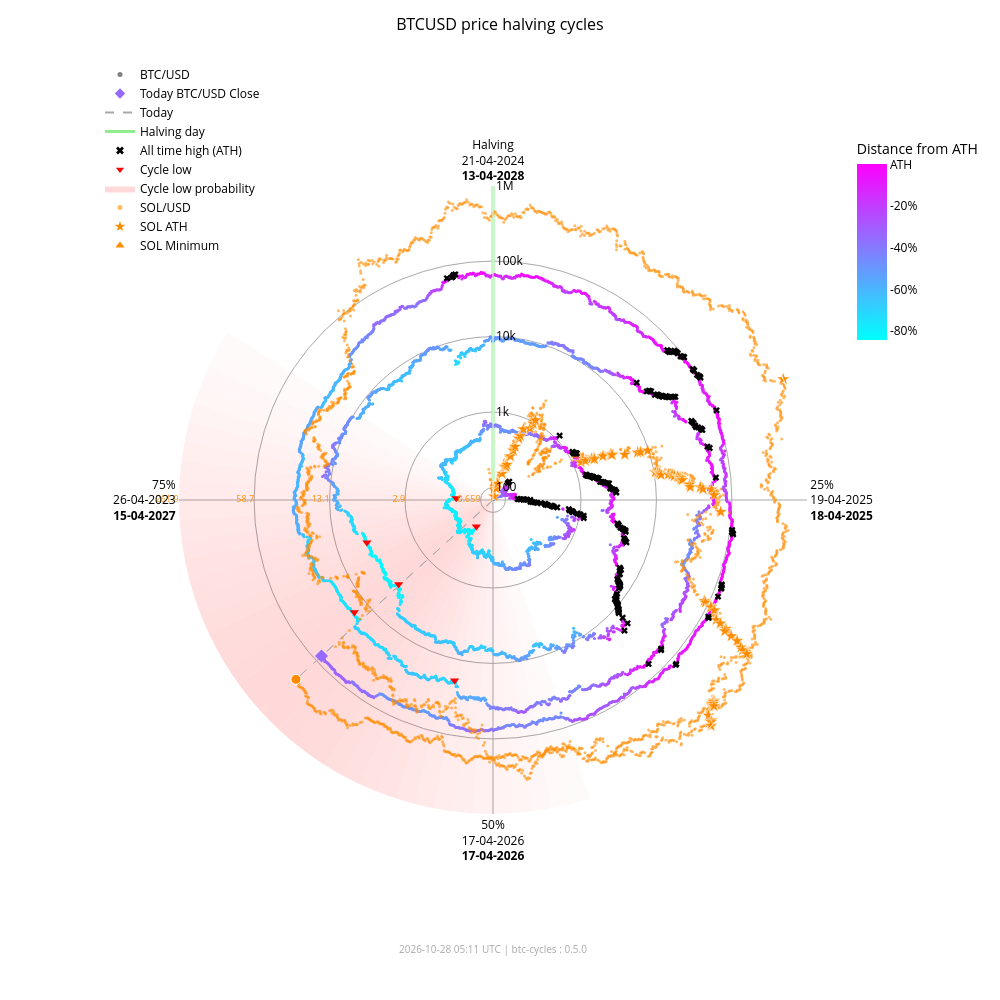

Notebook code cell kept with this figure:
### Markdown cell above
### Interactive chart with overlay

### Code cell
fig_overlay_interactive = btc.plot(
    kind="interactive",
    from_date="2012-11-28",
    overlay=sol,
)
fig_overlay_interactive.show(config={"scrollZoom": True, "displayModeBar": True})

### Figure 1 — Plotly figure (JSON) as saved in the notebook; plotly's stock layout.template omitted (floating-point values rounded to 4 significant figures; data arrays with more than 128 entries replaced by an {"elided": "..."} marker saying what was removed)
{"data": [{"fill": "toself", "fillcolor": "rgba(255,0,0,0.018306980149439524)", "hoverinfo": "skip", "line": {"width": 0}, "mode": "lines", "r": [68.43, 1000000, 1000000, 68.43, 68.43], "showlegend": false, "theta": [162.0, 162.0, 165.6, 165.6, 162.0], "type": "scatterpolar"}, {"fill": "toself", "fillcolor": "rgba(255,0,0,0.02405911634527998)", "hoverinfo": "skip", "line": {"width": 0}, "mode": "lines", "r": [68.43, 1000000, 1000000, 68.43, 68.43], "showlegend": false, "theta": [165.6, 165.6, 169.2, 169.2, 165.6], "type": "scatterpolar"}, {"fill": "toself", "fillcolor": "rgba(255,0,0,0.030803449372254352)", "hoverinfo": "skip", "line": {"width": 0}, "mode": "lines", "r": [68.43, 1000000, 1000000, 68.43, 68.43], "showlegend": false, "theta": [169.2, 169.2, 172.8, 172.8, 169.2], "type": "scatterpolar"}, {"fill": "toself", "fillcolor": "rgba(255,0,0,0.03847233586005252)", "hoverinfo": "skip", "line": {"width": 0}, "mode": "lines", "r": [68.43, 1000000, 1000000, 68.43, 68.43], "showlegend": false, "theta": [172.8, 172.8, 176.4, 176.4, 172.8], "type": "scatterpolar"}, {"fill": "toself", "fillcolor": "rgba(255,0,0,0.04694405159551339)", "hoverinfo": "skip", "line": {"width": 0}, "mode": "lines", "r": [68.43, 1000000, 1000000, 68.43, 68.43], "showlegend": false, "theta": [176.4, 176.4, 180.0, 180.0, 176.4], "type": "scatterpolar"}, {"fill": "toself", "fillcolor": "rgba(255,0,0,0.05605603979818329)", "hoverinfo": "skip", "line": {"width": 0}, "mode": "lines", "r": [68.43, 1000000, 1000000, 68.43, 68.43], "showlegend": false, "theta": [180.0, 180.0, 183.6, 183.6, 180.0], "type": "scatterpolar"}, {"fill": "toself", "fillcolor": "rgba(255,0,0,0.06562330627802694)", "hoverinfo": "skip", "line": {"width": 0}, "mode": "lines", "r": [68.43, 1000000, 1000000, 68.43, 68.43], "showlegend": false, "theta": [183.6, 183.6, 187.2, 187.2, 183.6], "type": "scatterpolar"}, {"fill": "toself", "fillcolor": "rgba(255,0,0,0.07545707932574237)", "hoverinfo": "skip", "line": {"width": 0}, "mode": "lines", "r": [68.43, 1000000, 1000000, 68.43, 68.43], "showlegend": false, "theta": [187.2, 187.2, 190.8, 190.8, 187.2], "type": "scatterpolar"}, {"fill": "toself", "fillcolor": "rgba(255,0,0,0.08537841060169407)", "hoverinfo": "skip", "line": {"width": 0}, "mode": "lines", "r": [68.43, 1000000, 1000000, 68.43, 68.43], "showlegend": false, "theta": [190.8, 190.8, 194.4, 194.4, 190.8], "type": "scatterpolar"}, {"fill": "toself", "fillcolor": "rgba(255,0,0,0.09522272137134848)", "hoverinfo": "skip", "line": {"width": 0}, "mode": "lines", "r": [68.43, 1000000, 1000000, 68.43, 68.43], "showlegend": false, "theta": [194.4, 194.4, 198.0, 198.0, 194.4], "type": "scatterpolar"}, {"fill": "toself", "fillcolor": "rgba(255,0,0,0.10483418800389058)", "hoverinfo": "skip", "line": {"width": 0}, "mode": "lines", "r": [68.43, 1000000, 1000000, 68.43, 68.43], "showlegend": false, "theta": [198.0, 198.0, 201.6, 201.6, 198.0], "type": "scatterpolar"}, {"fill": "toself", "fillcolor": "rgba(255,0,0,0.11405248627197925)", "hoverinfo": "skip", "line": {"width": 0}, "mode": "lines", "r": [68.43, 1000000, 1000000, 68.43, 68.43], "showlegend": false, "theta": [201.6, 201.6, 205.2, 205.2, 201.6], "type": "scatterpolar"}, {"fill": "toself", "fillcolor": "rgba(255,0,0,0.12269756305009562)", "hoverinfo": "skip", "line": {"width": 0}, "mode": "lines", "r": [68.43, 1000000, 1000000, 68.43, 68.43], "showlegend": false, "theta": [205.2, 205.2, 208.8, 208.8, 205.2], "type": "scatterpolar"}, {"fill": "toself", "fillcolor": "rgba(255,0,0,0.13055959037792858)", "hoverinfo": "skip", "line": {"width": 0}, "mode": "lines", "r": [68.43, 1000000, 1000000, 68.43, 68.43], "showlegend": false, "theta": [208.8, 208.8, 212.4, 212.4, 208.8], "type": "scatterpolar"}, {"fill": "toself", "fillcolor": "rgba(255,0,0,0.13740037014073872)", "hoverinfo": "skip", "line": {"width": 0}, "mode": "lines", "r": [68.43, 1000000, 1000000, 68.43, 68.43], "showlegend": false, "theta": [212.4, 212.4, 216.0, 216.0, 212.4], "type": "scatterpolar"}, {"fill": "toself", "fillcolor": "rgba(255,0,0,0.14296927208088228)", "hoverinfo": "skip", "line": {"width": 0}, "mode": "lines", "r": [68.43, 1000000, 1000000, 68.43, 68.43], "showlegend": false, "theta": [216.0, 216.0, 219.6, 219.6, 216.0], "type": "scatterpolar"}, {"fill": "toself", "fillcolor": "rgba(255,0,0,0.14703219887325494)", "hoverinfo": "skip", "line": {"width": 0}, "mode": "lines", "r": [68.43, 1000000, 1000000, 68.43, 68.43], "showlegend": false, "theta": [219.6, 219.6, 223.2, 223.2, 219.6], "type": "scatterpolar"}, {"fill": "toself", "fillcolor": "rgba(255,0,0,0.14940752827264187)", "hoverinfo": "skip", "line": {"width": 0}, "mode": "lines", "r": [68.43, 1000000, 1000000, 68.43, 68.43], "showlegend": false, "theta": [223.2, 223.2, 226.8, 226.8, 223.2], "type": "scatterpolar"}, {"fill": "toself", "fillcolor": "rgba(255,0,0,0.15)", "hoverinfo": "skip", "line": {"width": 0}, "mode": "lines", "r": [68.43, 1000000, 1000000, 68.43, 68.43], "showlegend": false, "theta": [226.8, 226.8, 230.4, 230.4, 226.8], "type": "scatterpolar"}, {"fill": "toself", "fillcolor": "rgba(255,0,0,0.14882314851976614)", "hoverinfo": "skip", "line": {"width": 0}, "mode": "lines", "r": [68.43, 1000000, 1000000, 68.43, 68.43], "showlegend": false, "theta": [230.4, 230.4, 234.0, 234.0, 230.4], "type": "scatterpolar"}, {"fill": "toself", "fillcolor": "rgba(255,0,0,0.14600334989350275)", "hoverinfo": "skip", "line": {"width": 0}, "mode": "lines", "r": [68.43, 1000000, 1000000, 68.43, 68.43], "showlegend": false, "theta": [234.0, 234.0, 237.6, 237.6, 234.0], "type": "scatterpolar"}, {"fill": "toself", "fillcolor": "rgba(255,0,0,0.14176315293000513)", "hoverinfo": "skip", "line": {"width": 0}, "mode": "lines", "r": [68.43, 1000000, 1000000, 68.43, 68.43], "showlegend": false, "theta": [237.6, 237.6, 241.2, 241.2, 237.6], "type": "scatterpolar"}, {"fill": "toself", "fillcolor": "rgba(255,0,0,0.1363869302869166)", "hoverinfo": "skip", "line": {"width": 0}, "mode": "lines", "r": [68.43, 1000000, 1000000, 68.43, 68.43], "showlegend": false, "theta": [241.2, 241.2, 244.8, 244.8, 241.2], "type": "scatterpolar"}, {"fill": "toself", "fillcolor": "rgba(255,0,0,0.13017643696734477)", "hoverinfo": "skip", "line": {"width": 0}, "mode": "lines", "r": [68.43, 1000000, 1000000, 68.43, 68.43], "showlegend": false, "theta": [244.8, 244.8, 248.4, 248.4, 244.8], "type": "scatterpolar"}, {"fill": "toself", "fillcolor": "rgba(255,0,0,0.1234063302665758)", "hoverinfo": "skip", "line": {"width": 0}, "mode": "lines", "r": [68.43, 1000000, 1000000, 68.43, 68.43], "showlegend": false, "theta": [248.4, 248.4, 252.0, 252.0, 248.4], "type": "scatterpolar"}, {"fill": "toself", "fillcolor": "rgba(255,0,0,0.11628949020714345)", "hoverinfo": "skip", "line": {"width": 0}, "mode": "lines", "r": [68.43, 1000000, 1000000, 68.43, 68.43], "showlegend": false, "theta": [252.0, 252.0, 255.6, 255.6, 252.0], "type": "scatterpolar"}, {"fill": "toself", "fillcolor": "rgba(255,0,0,0.108959277972535)", "hoverinfo": "skip", "line": {"width": 0}, "mode": "lines", "r": [68.43, 1000000, 1000000, 68.43, 68.43], "showlegend": false, "theta": [255.6, 255.6, 259.2, 259.2, 255.6], "type": "scatterpolar"}, {"fill": "toself", "fillcolor": "rgba(255,0,0,0.1014715299920515)", "hoverinfo": "skip", "line": {"width": 0}, "mode": "lines", "r": [68.43, 1000000, 1000000, 68.43, 68.43], "showlegend": false, "theta": [259.2, 259.2, 262.8, 262.8, 259.2], "type": "scatterpolar"}, {"fill": "toself", "fillcolor": "rgba(255,0,0,0.09382430417652897)", "hoverinfo": "skip", "line": {"width": 0}, "mode": "lines", "r": [68.43, 1000000, 1000000, 68.43, 68.43], "showlegend": false, "theta": [262.8, 262.8, 266.4, 266.4, 262.8], "type": "scatterpolar"}, {"fill": "toself", "fillcolor": "rgba(255,0,0,0.08598937207621672)", "hoverinfo": "skip", "line": {"width": 0}, "mode": "lines", "r": [68.43, 1000000, 1000000, 68.43, 68.43], "showlegend": false, "theta": [266.4, 266.4, 270.0, 270.0, 266.4], "type": "scatterpolar"}, {"fill": "toself", "fillcolor": "rgba(255,0,0,0.07794710108398434)", "hoverinfo": "skip", "line": {"width": 0}, "mode": "lines", "r": [68.43, 1000000, 1000000, 68.43, 68.43], "showlegend": false, "theta": [270.0, 270.0, 273.6, 273.6, 270.0], "type": "scatterpolar"}, {"fill": "toself", "fillcolor": "rgba(255,0,0,0.06971614429145927)", "hoverinfo": "skip", "line": {"width": 0}, "mode": "lines", "r": [68.43, 1000000, 1000000, 68.43, 68.43], "showlegend": false, "theta": [273.6, 273.6, 277.2, 277.2, 273.6], "type": "scatterpolar"}, {"fill": "toself", "fillcolor": "rgba(255,0,0,0.061371174705723626)", "hoverinfo": "skip", "line": {"width": 0}, "mode": "lines", "r": [68.43, 1000000, 1000000, 68.43, 68.43], "showlegend": false, "theta": [277.2, 277.2, 280.8, 280.8, 277.2], "type": "scatterpolar"}, {"fill": "toself", "fillcolor": "rgba(255,0,0,0.05304520605236535)", "hoverinfo": "skip", "line": {"width": 0}, "mode": "lines", "r": [68.43, 1000000, 1000000, 68.43, 68.43], "showlegend": false, "theta": [280.8, 280.8, 284.4, 284.4, 280.8], "type": "scatterpolar"}, {"fill": "toself", "fillcolor": "rgba(255,0,0,0.044916938988340704)", "hoverinfo": "skip", "line": {"width": 0}, "mode": "lines", "r": [68.43, 1000000, 1000000, 68.43, 68.43], "showlegend": false, "theta": [284.4, 284.4, 288.0, 288.0, 284.4], "type": "scatterpolar"}, {"fill": "toself", "fillcolor": "rgba(255,0,0,0.0371870550186571)", "hoverinfo": "skip", "line": {"width": 0}, "mode": "lines", "r": [68.43, 1000000, 1000000, 68.43, 68.43], "showlegend": false, "theta": [288.0, 288.0, 291.6, 291.6, 288.0], "type": "scatterpolar"}, {"fill": "toself", "fillcolor": "rgba(255,0,0,0.030049603184432498)", "hoverinfo": "skip", "line": {"width": 0}, "mode": "lines", "r": [68.43, 1000000, 1000000, 68.43, 68.43], "showlegend": false, "theta": [291.6, 291.6, 295.2, 295.2, 291.6], "type": "scatterpolar"}, {"fill": "toself", "fillcolor": "rgba(255,0,0,0.023665126797805223)", "hoverinfo": "skip", "line": {"width": 0}, "mode": "lines", "r": [68.43, 1000000, 1000000, 68.43, 68.43], "showlegend": false, "theta": [295.2, 295.2, 298.8, 298.8, 295.2], "type": "scatterpolar"}, {"fill": "toself", "fillcolor": "rgba(255,0,0,0.018141004067302662)", "hoverinfo": "skip", "line": {"width": 0}, "mode": "lines", "r": [68.43, 1000000, 1000000, 68.43, 68.43], "showlegend": false, "theta": [298.8, 298.8, 302.4, 302.4, 298.8], "type": "scatterpolar"}, {"hoverinfo": "skip", "line": {"color": "darkgrey", "dash": "dash", "width": 1}, "mode": "lines", "r": [68.43, 80810.0], "showlegend": false, "theta": [227.7, 227.7], "type": "scatterpolar"}, {"hoverinfo": "skip", "line": {"color": "darkgrey", "dash": "dash", "width": 1}, "mode": "lines", "r": [68.43, 231700.0], "showlegend": false, "theta": [227.7, 227.7], "type": "scatterpolar"}, {"hoverinfo": "skip", "line": {"color": "lightgreen", "width": 3}, "mode": "lines", "r": [68.43, 1000000], "showlegend": false, "theta": [0, 0], "type": "scatterpolar"}, {"hoverinfo": "text", "marker": {"color": {"elided": "4932 str values"}, "size": 3}, "mode": "markers", "r": {"elided": "4932 float values"}, "showlegend": false, "text": {"elided": "4932 str values"}, "theta": {"elided": "4932 float values"}, "type": "scatterpolar"}, {"hoverinfo": "text", "marker": {"color": "#FF8C00", "opacity": 0.6, "size": 3}, "mode": "markers", "r": {"elided": "2392 float values"}, "showlegend": false, "text": {"elided": "2392 str values"}, "theta": {"elided": "2392 float values"}, "type": "scatterpolar"}, {"hoverinfo": "text", "marker": {"color": "#956aff", "size": 10, "symbol": "diamond"}, "mode": "markers", "r": [80810.0], "showlegend": false, "text": ["Today<br>Date: 2026-10-27<br>Price: $80,805.08"], "theta": [227.7], "type": "scatterpolar"}, {"hoverinfo": "text", "marker": {"color": "#FF8C00", "line": {"color": "white", "width": 1}, "size": 10, "symbol": "circle"}, "mode": "markers", "r": [231700.0], "showlegend": false, "text": ["Today SOL<br>Date: 2026-10-27<br>Price: $101.25"], "theta": [227.7], "type": "scatterpolar"}, {"hoverinfo": "text", "marker": {"color": "#FF8C00", "line": {"color": "white", "width": 0.5}, "size": 10, "symbol": "star"}, "mode": "markers", "r": [68.43, 76.69, 98.28, 115.1, 160.2, 199.2, 200.3, 203.8, 217.3, 287.8, 349.8, 397.3, 523.3, 573.2, 718.1, 798.5, 948.0, 1078.0, 1271.0, 1461.0, 1785.0, 1908.0, 1917.0, 2530.0, 3215.0, 3302.0, 3322.0, 4795.0, 7121.0, 7760.0, 9679.0, 10370.0, 11210.0, 11600.0, 11830.0, 12190.0, 15220.0, 16990.0, 18090.0, 20010.0, 20730.0, 21720.0, 21920.0, 22700.0, 28100.0, 28410.0, 38550.0, 41750.0, 54000.0, 58230.0, 71670.0, 86520.0, 90770.0, 111800.0, 112400.0, 128500.0, 155700.0, 182600.0, 229400.0, 231200.0, 295100.0, 371400.0, 451600.0, 493500.0, 583700.0, 612100.0, 618900.0, 644000.0, 686600.0, 744100.0, 879500.0, 907500.0, 980900.0, 1000000.0], "showlegend": false, "text": ["SOL ATH<br>Date: 2020-04-10<br>Price: $0.95", "SOL ATH<br>Date: 2020-07-12<br>Price: $1.02", "SOL ATH<br>Date: 2020-07-13<br>Price: $1.18", "SOL ATH<br>Date: 2020-07-15<br>Price: $1.29", "SOL ATH<br>Date: 2020-07-26<br>Price: $1.57", "SOL ATH<br>Date: 2020-07-27<br>Price: $1.78", "SOL ATH<br>Date: 2020-07-28<br>Price: $1.78", "SOL ATH<br>Date: 2020-08-03<br>Price: $1.80", "SOL ATH<br>Date: 2020-08-04<br>Price: $1.87", "SOL ATH<br>Date: 2020-08-06<br>Price: $2.21", "SOL ATH<br>Date: 2020-08-08<br>Price: $2.47", "SOL ATH<br>Date: 2020-08-09<br>Price: $2.67", "SOL ATH<br>Date: 2020-08-10<br>Price: $3.13", "SOL ATH<br>Date: 2020-08-11<br>Price: $3.30", "SOL ATH<br>Date: 2020-08-12<br>Price: $3.77", "SOL ATH<br>Date: 2020-08-28<br>Price: $4.01", "SOL ATH<br>Date: 2020-08-30<br>Price: $4.44", "SOL ATH<br>Date: 2020-08-31<br>Price: $4.78", "SOL ATH<br>Date: 2021-02-02<br>Price: $5.27", "SOL ATH<br>Date: 2021-02-03<br>Price: $5.72", "SOL ATH<br>Date: 2021-02-04<br>Price: $6.43", "SOL ATH<br>Date: 2021-02-05<br>Price: $6.68", "SOL ATH<br>Date: 2021-02-07<br>Price: $6.70", "SOL ATH<br>Date: 2021-02-08<br>Price: $7.88", "SOL ATH<br>Date: 2021-02-10<br>Price: $9.07", "SOL ATH<br>Date: 2021-02-11<br>Price: $9.22", "SOL ATH<br>Date: 2021-02-12<br>Price: $9.25", "SOL ATH<br>Date: 2021-02-19<br>Price: $11.47", "SOL ATH<br>Date: 2021-02-22<br>Price: $14.45", "SOL ATH<br>Date: 2021-02-23<br>Price: $15.20", "SOL ATH<br>Date: 2021-02-24<br>Price: $17.30", "SOL ATH<br>Date: 2021-03-28<br>Price: $18.02", "SOL ATH<br>Date: 2021-03-29<br>Price: $18.85", "SOL ATH<br>Date: 2021-03-30<br>Price: $19.23", "SOL ATH<br>Date: 2021-03-31<br>Price: $19.47", "SOL ATH<br>Date: 2021-04-02<br>Price: $19.81", "SOL ATH<br>Date: 2021-04-03<br>Price: $22.55", "SOL ATH<br>Date: 2021-04-04<br>Price: $24.06", "SOL ATH<br>Date: 2021-04-06<br>Price: $24.96", "SOL ATH<br>Date: 2021-04-07<br>Price: $26.48", "SOL ATH<br>Date: 2021-04-08<br>Price: $27.03", "SOL ATH<br>Date: 2021-04-09<br>Price: $27.78", "SOL ATH<br>Date: 2021-04-11<br>Price: $27.93", "SOL ATH<br>Date: 2021-04-12<br>Price: $28.51", "SOL ATH<br>Date: 2021-04-18<br>Price: $32.30", "SOL ATH<br>Date: 2021-04-21<br>Price: $32.51", "SOL ATH<br>Date: 2021-04-22<br>Price: $38.88", "SOL ATH<br>Date: 2021-04-24<br>Price: $40.74", "SOL ATH<br>Date: 2021-04-25<br>Price: $47.37", "SOL ATH<br>Date: 2021-05-01<br>Price: $49.51", "SOL ATH<br>Date: 2021-05-18<br>Price: $55.91", "SOL ATH<br>Date: 2021-08-16<br>Price: $62.43", "SOL ATH<br>Date: 2021-08-17<br>Price: $64.21", "SOL ATH<br>Date: 2021-08-18<br>Price: $72.54", "SOL ATH<br>Date: 2021-08-19<br>Price: $72.76", "SOL ATH<br>Date: 2021-08-20<br>Price: $78.72", "SOL ATH<br>Date: 2021-08-27<br>Price: $88.09", "SOL ATH<br>Date: 2021-08-28<br>Price: $96.70", "SOL ATH<br>Date: 2021-08-30<br>Price: $110.54", "SOL ATH<br>Date: 2021-09-01<br>Price: $111.03", "SOL ATH<br>Date: 2021-09-02<br>Price: $128.10", "SOL ATH<br>Date: 2021-09-03<br>Price: $146.58", "SOL ATH<br>Date: 2021-09-06<br>Price: $164.38", "SOL ATH<br>Date: 2021-09-07<br>Price: $173.15", "SOL ATH<br>Date: 2021-09-08<br>Price: $191.04", "SOL ATH<br>Date: 2021-10-22<br>Price: $196.43", "SOL ATH<br>Date: 2021-10-23<br>Price: $197.70", "SOL ATH<br>Date: 2021-10-24<br>Price: $202.36", "SOL ATH<br>Date: 2021-10-25<br>Price: $210.10", "SOL ATH<br>Date: 2021-11-02<br>Price: $220.24", "SOL ATH<br>Date: 2021-11-03<br>Price: $242.90", "SOL ATH<br>Date: 2021-11-04<br>Price: $247.39", "SOL ATH<br>Date: 2021-11-06<br>Price: $258.93", "SOL ATH<br>Date: 2025-01-18<br>Price: $261.87"], "theta": [352.0, 15.5, 15.75, 16.25, 19.0, 19.25, 19.5, 21.0, 21.25, 21.75, 22.25, 22.5, 22.75, 23.0, 23.25, 27.25, 27.75, 28.0, 66.75, 67.0, 67.25, 67.5, 68.0, 68.25, 68.75, 69.0, 69.25, 71.0, 71.75, 72.0, 72.25, 80.25, 80.5, 80.75, 81.0, 81.5, 81.75, 82.0, 82.5, 82.75, 83.0, 83.25, 83.75, 84.0, 85.5, 86.25, 86.5, 87.0, 87.25, 88.75, 93.0, 115.5, 115.8, 116.0, 116.2, 116.5, 118.2, 118.5, 119.0, 119.5, 119.8, 120.0, 120.7, 121.0, 121.3, 132.2, 132.5, 132.8, 133.0, 135.0, 135.2, 135.5, 136.0, 67.39], "type": "scatterpolar"}, {"hoverinfo": "text", "marker": {"color": "#FF8C00", "line": {"color": "white", "width": 0.5}, "size": 10, "symbol": "triangle-up"}, "mode": "markers", "r": [68.43], "showlegend": false, "text": ["SOL Minimum<br>Date: 2020-05-11<br>Price: $0.52"], "theta": [0.0], "type": "scatterpolar"}, {"hoverinfo": "text", "marker": {"color": "black", "size": 6, "symbol": "x"}, "mode": "markers", "r": {"elided": "182 float values"}, "showlegend": false, "text": {"elided": "182 str values"}, "theta": {"elided": "182 float values"}, "type": "scatterpolar"}, {"hoverinfo": "text", "marker": {"color": "red", "size": 8, "symbol": "triangle-down"}, "mode": "markers", "r": [178.1, 210.5, 3237.0, 3961.0, 19020.0, 15790.0], "showlegend": false, "text": ["Cycle Low<br>Date: 2015-01-14<br>Price: $178.10<br>ATH distance: -84.5%", "Cycle Low<br>Date: 2015-08-24<br>Price: $210.49<br>ATH distance: -81.7%", "Cycle Low<br>Date: 2018-12-15<br>Price: $3,236.76<br>ATH distance: -83.4%", "Cycle Low<br>Date: 2019-03-15<br>Price: $3,960.91<br>ATH distance: -79.7%", "Cycle Low<br>Date: 2022-06-18<br>Price: $19,017.64<br>ATH distance: -71.9%", "Cycle Low<br>Date: 2022-11-21<br>Price: $15,787.28<br>ATH distance: -76.6%"], "theta": [212.1, 272.7, 228.3, 251.4, 192.0, 231.0], "type": "scatterpolar"}, {"marker": {"color": "grey", "size": 5}, "mode": "markers", "name": "BTC/USD", "r": [null], "theta": [null], "type": "scatterpolar"}, {"marker": {"color": "#956aff", "size": 8, "symbol": "diamond"}, "mode": "markers", "name": "Today BTC/USD Close", "r": [null], "theta": [null], "type": "scatterpolar"}, {"line": {"color": "darkgrey", "dash": "dash"}, "mode": "lines", "name": "Today", "r": [null], "theta": [null], "type": "scatterpolar"}, {"line": {"color": "lightgreen", "width": 3}, "mode": "lines", "name": "Halving day", "r": [null], "theta": [null], "type": "scatterpolar"}, {"marker": {"color": "black", "size": 7, "symbol": "x"}, "mode": "markers", "name": "All time high (ATH)", "r": [null], "theta": [null], "type": "scatterpolar"}, {"marker": {"color": "red", "size": 7, "symbol": "triangle-down"}, "mode": "markers", "name": "Cycle low", "r": [null], "theta": [null], "type": "scatterpolar"}, {"fill": "toself", "fillcolor": "rgba(255,0,0,0.15)", "line": {"width": 0}, "mode": "lines", "name": "Cycle low probability", "r": [null], "theta": [null], "type": "scatterpolar"}, {"marker": {"color": "#FF8C00", "opacity": 0.6, "size": 5}, "mode": "markers", "name": "SOL/USD", "r": [null], "theta": [null], "type": "scatterpolar"}, {"marker": {"color": "#FF8C00", "size": 8, "symbol": "star"}, "mode": "markers", "name": "SOL ATH", "r": [null], "theta": [null], "type": "scatterpolar"}, {"marker": {"color": "#FF8C00", "size": 8, "symbol": "triangle-up"}, "mode": "markers", "name": "SOL Minimum", "r": [null], "theta": [null], "type": "scatterpolar"}, {"hoverinfo": "skip", "marker": {"cmax": 0, "cmin": -0.8453, "color": [0], "colorbar": {"len": 0.25, "ticktext": ["ATH", "-20%", "-40%", "-60%", "-80%", "-100%"], "tickvals": [0, -0.2, -0.4, -0.6, -0.8, -1.0], "title": {"text": "Distance from ATH"}, "x": 0.95, "y": 0.92, "yanchor": "top"}, "colorscale": {"elided": "256x2 mixed values"}, "showscale": true, "size": 0}, "mode": "markers", "r": [null], "showlegend": false, "theta": [null], "type": "scatterpolar"}, {"hoverinfo": "skip", "mode": "text", "r": [100, 1000, 10000, 100000, 1000000], "showlegend": false, "text": ["0.659", "2.9", "13.1", "58.7", "261.9"], "textfont": {"color": "#FF8C00", "size": 9}, "textposition": "middle left", "theta": [270, 270, 270, 270, 270], "type": "scatterpolar"}], "layout": {"annotations": [{"font": {"color": "darkgrey", "size": 10}, "showarrow": false, "text": "2026-10-28 05:11 UTC | btc-cycles : 0.5.0", "x": 0.5, "xref": "paper", "y": -0.02, "yref": "paper"}], "font": {"color": "black"}, "height": 1000, "legend": {"bgcolor": "rgba(0,0,0,0)", "font": {"color": "black"}, "x": 0.0, "y": 1.0}, "margin": {"b": 60, "l": 100, "r": 80, "t": 60}, "paper_bgcolor": "white", "plot_bgcolor": "white", "polar": {"angularaxis": {"color": "black", "direction": "clockwise", "gridcolor": "darkgrey", "rotation": 90, "ticktext": ["Halving<br>21-04-2024<br><b>13-04-2028</b>", "25%<br>19-04-2025<br><b>18-04-2025</b>", "50%<br>17-04-2026<br><b>17-04-2026</b>", "75%<br>26-04-2023<br><b>15-04-2027</b>"], "tickvals": [0, 90, 180, 270]}, "bgcolor": "white", "domain": {"x": [0.1, 0.9], "y": [0.05, 0.95]}, "radialaxis": {"angle": 90, "color": "black", "gridcolor": "darkgrey", "range": [1.835, 6.0], "tickangle": 90, "ticktext": ["100", "1k", "10k", "100k", "1M"], "tickvals": [100, 1000, 10000, 100000, 1000000], "type": "log"}}, "title": {"font": {"color": "black", "size": 16}, "text": "BTCUSD price halving cycles", "x": 0.5}, "width": 1000}}
